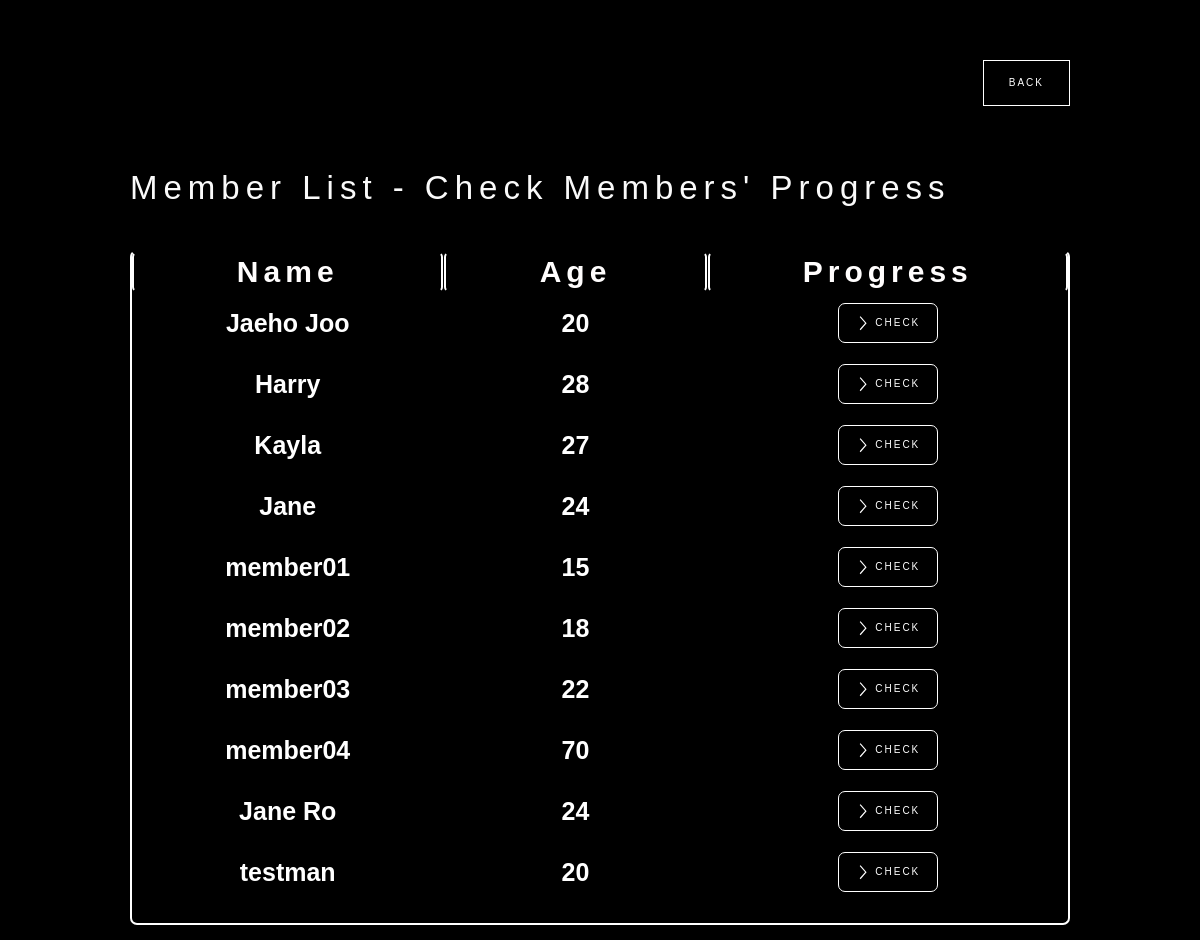
The app's page /trainer/member_progress/, older data.
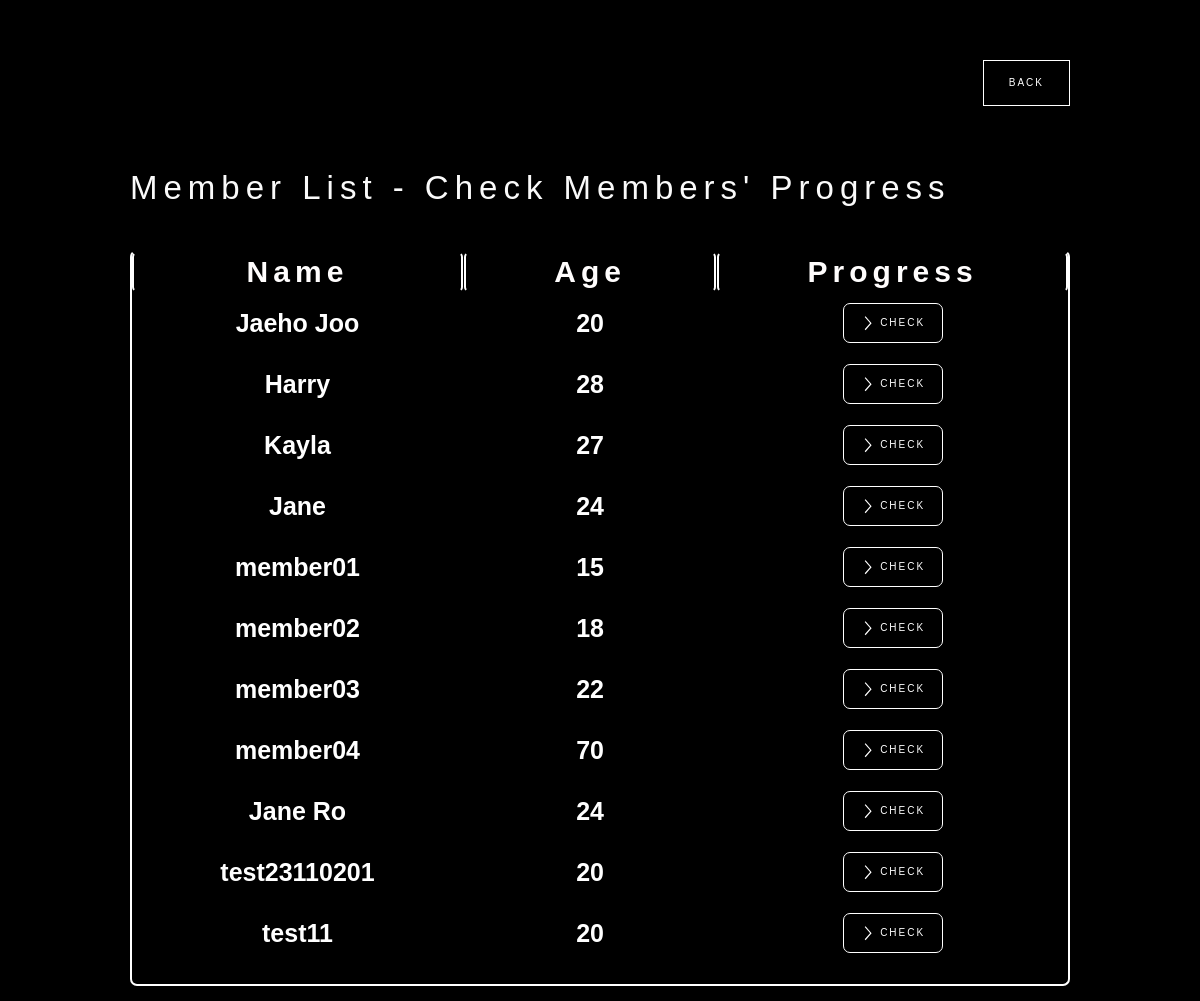
The same page, newer data.
### member/models.py (models this page shows, shortened)
class User(AbstractBaseUser):
    member_id = models.CharField(
        verbose_name='member_id',
        max_length=80,
        unique=True,
        blank=False,
    )
    authority = models.IntegerField(
        default=0,
    )
    name = models.CharField(
        max_length=30,
        default='noname',
    )
    age = models.IntegerField(
        default=20,
    )
    gender = models.CharField(
        max_length=6,
        default='Male',
        choices=(('Male', 'Male'), ('Female', 'Female'))
    )
    height = models.IntegerField(
        default=170,
    )
    is_active = models.BooleanField(default=True)
    is_admin = models.BooleanField(default=False)
    objects = UserManager()
    USERNAME_FIELD = 'member_id'
    REQUIRED_FIELDS = []

### trainer/views.py (the view)
# urls.py: path('member_progress/', trainer_member_progress, name='trainer_member_progress'),
@csrf_exempt
def trainer_member_progress(request):
    if request.method == 'POST':
        if 'back' in request.POST:
            return redirect('/trainer/trainer_main/')
    all_members = User.objects.all().order_by('pk')
    guest_members = [m for m in all_members if m.authority==0]
    return render(request,
                  'trainer-member-progress-page.html',
            {
                'member_list': guest_members,
            }
    )

### trainer/templates/trainer-member-progress-page.html (shortened to what this page needs)
<!DOCTYPE html>
<html data-wf-page="653811d47729cd70dc04cc98" data-wf-site="64aabb5a9d5b566a4dfebda3">
<head>
  {% load static %}
  <link href="{% static 'css/normalize.css' %}" rel="stylesheet" type="text/css">
  <link href="{% static 'css/webflow.css' %}" rel="stylesheet" type="text/css">
  <link href="{% static 'css/crossfit-facility-webapp-webflow.css' %}" rel="stylesheet" type="text/css">
</head>
<body class="body-7">
<form method="POST"> {% csrf_token %}
  <section>
    <div data-animation="default" data-collapse="medium" data-duration="400" data-easing="ease" data-easing2="ease" role="banner" class="navbar-logo-center-container shadow-three w-nav">
      <div class="container-4">
        <div class="navbar-wrapper-three">
          <a href="#" class="navbar-brand-three w-nav-brand"></a>
          <nav role="navigation" class="nav-menu-wrapper-three w-nav-menu">
            <div class="nav-menu-three">
              <ul role="list" class="nav-menu-block w-list-unstyled">
                <li class="mobile-margin-top-10">
                  <button type="submit" name="back" class="get-start-butto w-button">Back</button>
                </li>
              </ul>
            </div>
          </nav>
        </div>
      </div>
    </div>
  </section>
  <section>
    <div class="w-layout-blockcontainer container-14 w-container">
          <h1 class="heading-record-your-workout">Member List - Check Members' Progress</h1>
    </div>
    <div class="w-layout-blockcontainer container-14 w-container">
      <div class="w-form">
        <form id="email-form" name="email-form" data-name="Email Form" method="get" data-wf-page-id="653811d47729cd70dc04cc98" data-wf-element-id="a61fae0f-e8fa-4f4c-914c-cbac23d11d63">
          <div class="manager_user_list_div_block">
            <div class="w-layout-grid manager_user_list_wst_table">
              <h1 id="w-node-_437c0c1a-3d74-f30b-f79d-65d87b05ede0-dc04cc98" class="manager_user_list_heading">Name</h1>
              <h1 id="w-node-_437c0c1a-3d74-f30b-f79d-65d87b05ede2-dc04cc98" class="manager_user_list_heading">Age</h1>
              <h1 id="w-node-cb15b970-5b20-3a75-d2fb-2dcde464b15c-dc04cc98" class="manager_user_list_heading">Progress</h1>
              {% for member in member_list %}
              <div id="w-node-_064535a3-bada-a5ec-ad3f-2d0988352e0d-dc04cc98" class="user-list-div-block">
                <h1 class="manager_user_list_font">{{ member.name }}</h1>
              </div>
              <div id="w-node-_6cff5cb3-5b0e-0964-046b-db3bde2da607-dc04cc98" class="user-list-div-block">
                <h1 class="manager_user_list_font">{{ member.age }}</h1>
              </div>
              <div id="w-node-e69aef57-3623-7549-515b-bc3a40a2510f-dc04cc98" class="user-list-div-block w-clearfix">
                <a href="/trainer/history_and_progress/{{ member.pk }}/" class="edit-user-button w-button">Check</a>
              </div>
              {% endfor %}
            </div>
          </div>
        </form>
      </div>
    </div>
  </section>
</form>
</body>
</html>

Row changes from the older to the newer data that the page shows:
removed User: name "testman", age "20"
added User: name "test23110201", age "20"
added User: name "test11", age "20"
